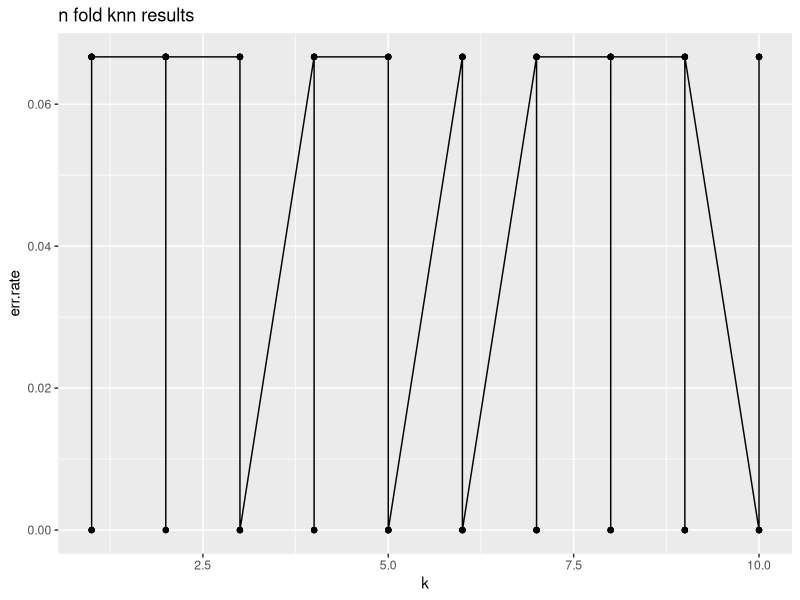

Write the R code that produced this figure.
library(class)
library(ggplot2)

###########################
# PREPROCESSING
###########################
data <- iris               # create copy of iris dataframe
set.seed(1)                # keeps data consistent

N <- nrow(data)            # 150 rows of data
index <- sample(1:N, N)     
data <- data[index, ]
folds <- 10                 # number of folds
fold.rows <- N/folds        # number of rows per fold

labels <- data$Species      # store labels
data$Species <- NULL 

###########################
# APPLY MODEL
###########################
err.rates <- data.frame()
for (a in 1:folds)
{
  start.index <- (((a - 1) * fold.rows) + 1) # starting point for each fold
  end.index <- (a*fold.rows)
  
  test.index <- start.index:end.index 
  
  train.data <- data[-test.index, ]  # perform train/test split
  test.data <- data[test.index, ]    # extract test set labels  
  
  train.labels <- as.factor(as.matrix(labels)[-test.index, ])      # extract training set labels
  test.labels <- as.factor(as.matrix(labels)[test.index, ]) 
  
  max.k <- 10
  for (k in 1:max.k)                          # perform fit for various values of k
  {
    knn.fit <- knn(train = train.data,        # training set
                  test = test.data,           # test set
                  cl = train.labels,          # true labels
                  k = k                       # number of NN to poll
    )
  
    print(table(test.labels, knn.fit))        # print confusion matrix
    
    cat('\n', 'k = ', k, '\n', sep='')                               # print params
    this.err <- sum(test.labels != knn.fit) / length(test.labels)    # store gzn err
    err.rates <- rbind(err.rates, this.err)                          # append err to total results
    
  }
}

###########################
# OUTPUT RESULTS
###########################
avg.err <- colMeans(err.rates) # estimates OOS accuracy

results <- data.frame(1:max.k, err.rates)      # create results summary data frame
names(results) <- c('k', 'err.rate')           # label columns of results df                           

title <- paste('n fold knn results', sep='')   # create title for results plot

# create results plot
results.plot <- ggplot(results, aes(x=k, y=err.rate)) + geom_point() + geom_line()
results.plot <- results.plot + ggtitle(title)

# draw results plot (note need for print stmt inside script to draw ggplot)
print(results.plot)
cat('Average Generalization Error = ',avg.err)
